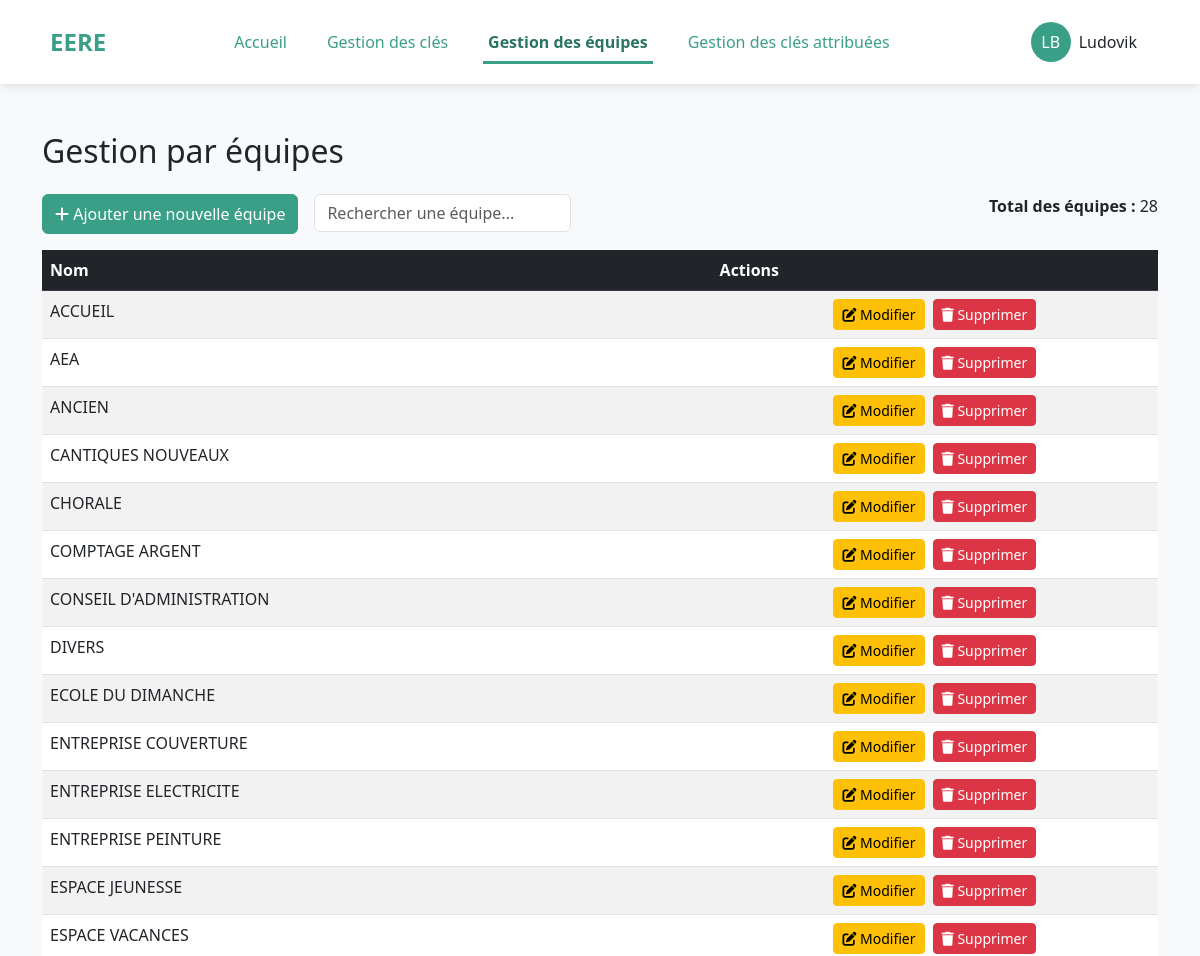
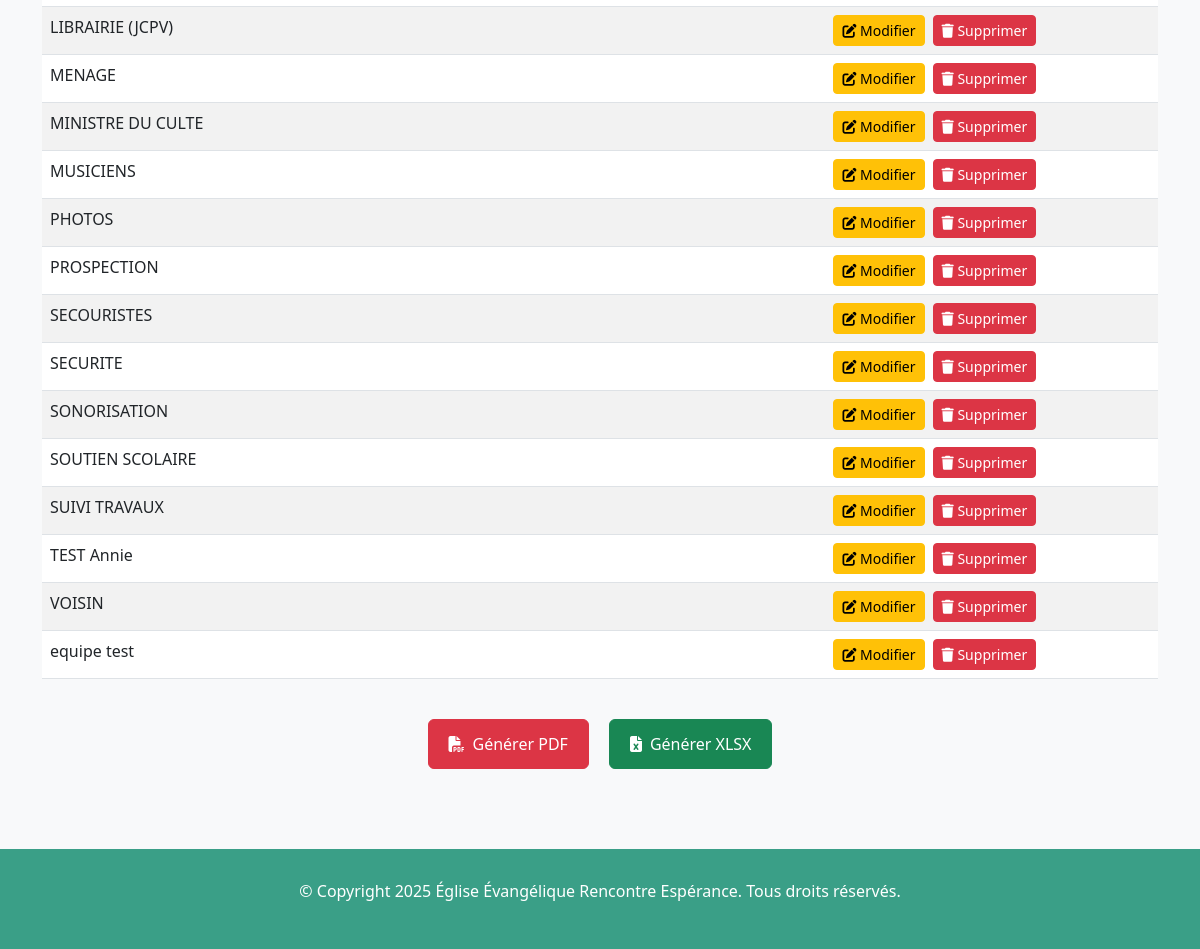
The app's page /teams/ (signed in), older data (2 pictures, top to bottom).
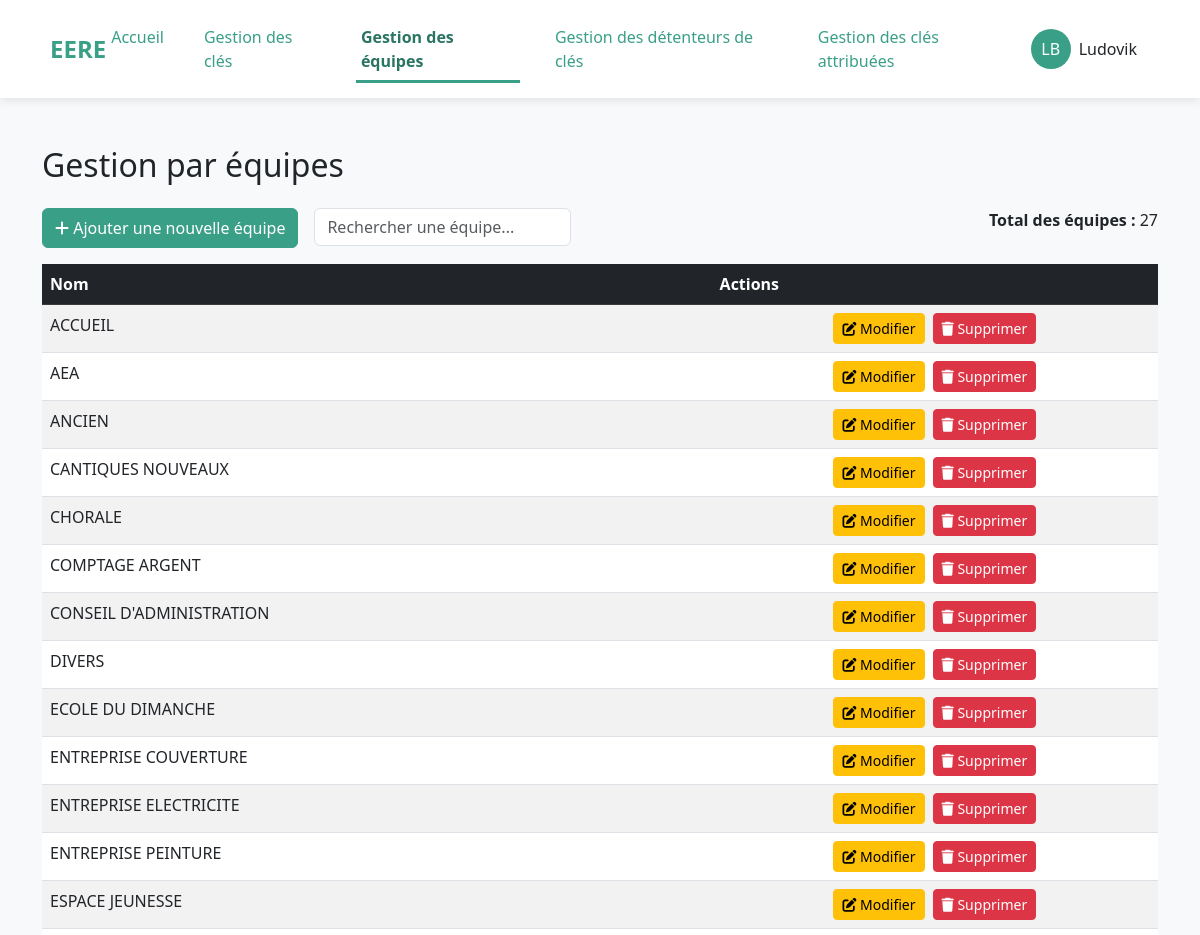
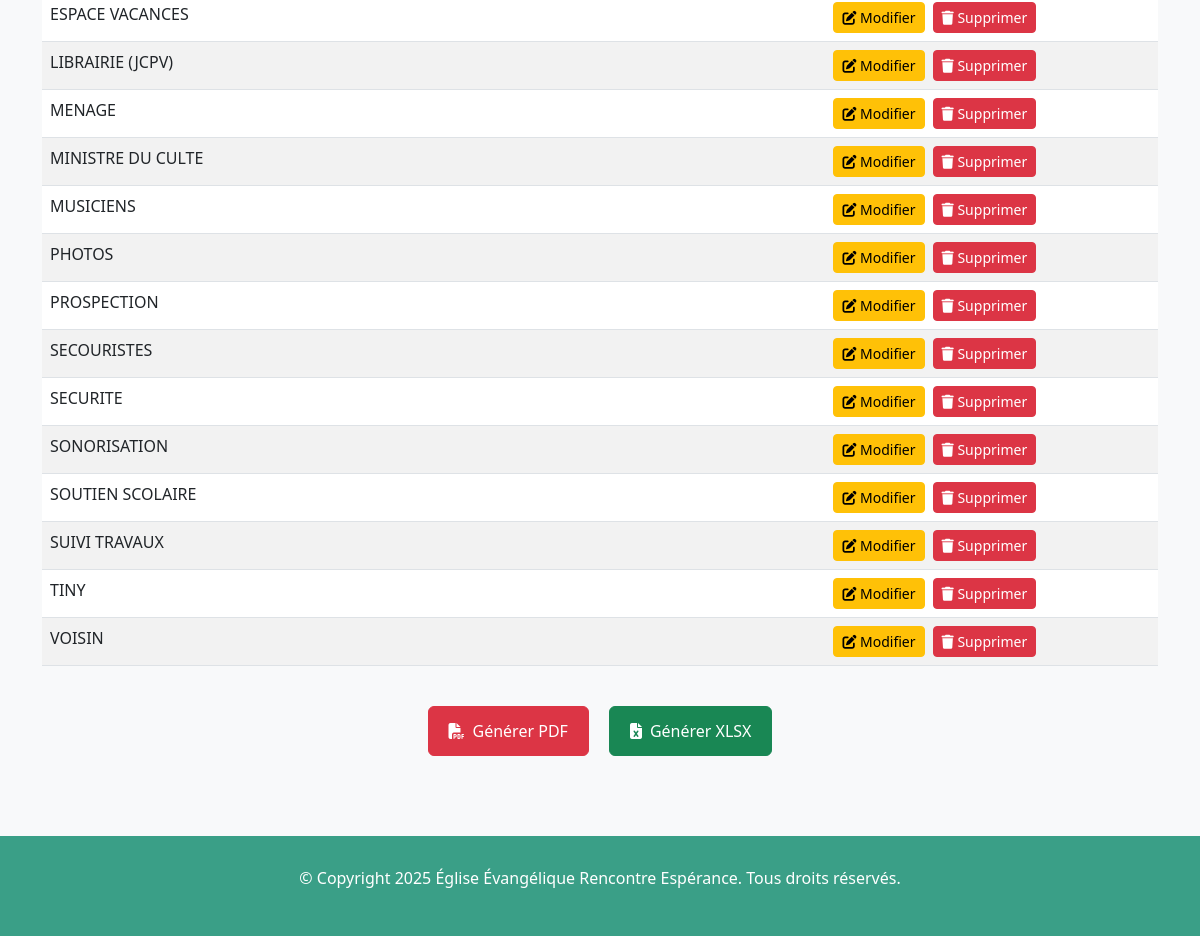
The same page, newer data (2 pictures, top to bottom).
### listings/models.py (models this page shows, shortened)
class Team(models.Model):
    name = models.CharField(max_length=20)

### listings/views.py (the view)
# urls.py: path('teams/', views.team_list, name='team_list'),
def team_list(request):
    users = User.objects.select_related(
        'team').all().order_by('name', 'firstname')
    teams = Team.objects.all().order_by('name')
    teams_count = teams.count()
    user_id = request.GET.get('user_id', None)
    team_id = request.GET.get('team_id', None)
    context = {
        'teams_count': teams_count,
        'teams': teams,
        'users': users,
        'user_id': user_id,
        'team_id': team_id,
        'selected_team_id': team_id,
    }
    return render(request, 'listings/teams.html', context)

### listings/utils.py (called while the page is built)
def set_current_user(user):
    _thread_locals.user = user

    def __call__(self, request):
        if hasattr(request, 'user') and request.user.is_authenticated:
            set_current_user(request.user)
        else:
            set_current_user(None)
        response = self.get_response(request)
        set_current_user(None)
        return response

### listings/templates/listings/teams.html (shortened to what this page needs)
{% extends 'listings/base.html' %}
{% load static %}
{% block content %}
<div class="container mt-5">
    <h2 class="mb-4">Gestion par équipes</h2>
    <div class="d-flex flex-row bd-highlight mb-3 gap-3">
        <button type="button" class="btn btn-primary" data-bs-toggle="modal" data-bs-target="#addTeamModal">
            <i class="fas fa-plus"></i> Ajouter une nouvelle équipe
        </button>
        <div class="search-container">
            <input type="text" id="searchInput" placeholder="Rechercher une équipe..." class="form-control w-100">
        </div>
        <div class="mb-3 ms-auto text-end">
            <span class="fw-bold">Total des équipes :</span>
            <span id="teamsCount">{{ teams_count }}</span>
        </div>
    </div>
    <table class="table table-striped table-hover" id="team_tab">
        <thead class="table-dark">
            <tr>
                <th scope="col" style="width: 60%">Nom</th>
                <th scope="col" style="width: 40%">Actions</th>
            </tr>
        </thead>
        <tbody>
            {% for team in teams %}
            <tr>
                <td>{{ team.name }}</td>
                <td>
                    <div class="d-flex gap-2 justify-content-center">
                        <button type="button" class="btn btn-warning btn-sm action-btn edit-btn"
                            data-bs-toggle="modal"
                            data-bs-target="#editTeamModal"
                            data-id="{{ team.id }}"
                            data-name="{{ team.name }}">
                            <i class="fas fa-edit"></i> Modifier
                        </button>
                        <button type="button" class="btn btn-danger btn-sm action-btn delete-btn"
                            data-bs-toggle="modal"
                            data-bs-target="#deleteTeamModal"
                            data-delete-url="{% url 'team_delete' team.id %}"
                            data-team-name="{{ team.name }}">
                            <i class="fas fa-trash"></i> Supprimer
                        </button>
                    </div>
                </td>
            </tr>
            {% empty %}
            <tr>
                <td colspan="2" class="text-center">Aucune équipe</td>
            </tr>
            {% endfor %}
        </tbody>
    </table>
   <div class="export-buttons" style="display: flex; justify-content: center; gap: 20px; margin: 40px 0; padding-bottom: 40px;">
    <button id="generate-pdf-btn" class="btn btn-danger" style="min-width: 140px;">
        <i class="fas fa-file-pdf"></i> Générer PDF
    </button>
    <button id="generate-xlsx-btn" class="btn btn-success" style="min-width: 140px;">
        <i class="fas fa-file-excel"></i> Générer XLSX
    </button>
</div>
</div>
{% endblock %}

### listings/templates/listings/base.html (shortened to what this page needs)
<!DOCTYPE html>
{% load static %}
<html lang="fr">
<head>
    <link href="https://cdn.jsdelivr.net/npm/bootstrap@5.3.0/dist/css/bootstrap.min.css" rel="stylesheet">
    <link rel="stylesheet" href="https://cdnjs.cloudflare.com/ajax/libs/font-awesome/6.4.0/css/all.min.css">
</head>
<body>
    <header class="top-header">
        <div class="logo" onclick="window.location.href='{% url 'home' %}'">EERE</div>
        <nav class="nav-menu">
            <a href="{% url 'home' %}" id="menu-home">Accueil</a>
            <a href="{% url 'key_list' %}" id="menu-key_list">Gestion des clés</a>
            <a href="{% url 'team_list' %}" id="menu-team_list">Gestion des équipes</a>
            {% if request.user.role == 'admin' %}
                <a href="{% url 'user_list' %}" id="menu-user_list">Gestion des détenteurs de clés</a>
            {% endif %}
            <a href="{% url 'user_keys' %}" id="menu-user_keys">Gestion des clés attribuées</a>
        </nav>
        {% if request.user.is_authenticated %}
        <div class="user-menu dropdown">
            <button class="btn dropdown-toggle" type="button" id="userMenuButton" data-bs-toggle="dropdown" aria-expanded="false">
                <div class="d-flex align-items-center">
                    <div class="user-initials me-2">
                        {{ request.user.first_name|first }}{{ request.user.last_name|first }}
                    </div>
                    <span class="d-none d-md-inline">{{ request.user.first_name }}</span>
                </div>
            </button>
        </div>
        {% endif %}
    </header>
    <main role="main">
        {% block content %}{% endblock %}
    </main>
    <footer class="footer" id="contact">
        <p>&copy; Copyright {% now "Y" %} Église Évangélique Rencontre Espérance. Tous droits réservés.</p>
    </footer>
</body>
</html>

Row changes from the older to the newer data that the page shows:
removed Team: name "TEST Annie"
removed Team: name "equipe test"
changed Owner "Ludovik": role "visitor" → "admin" (drawn)
added Team: name "TINY"
Text that changed along with them:
{{ teams_count }}: "28" → "27"
text now shown: "Gestion des détenteurs de clés"
